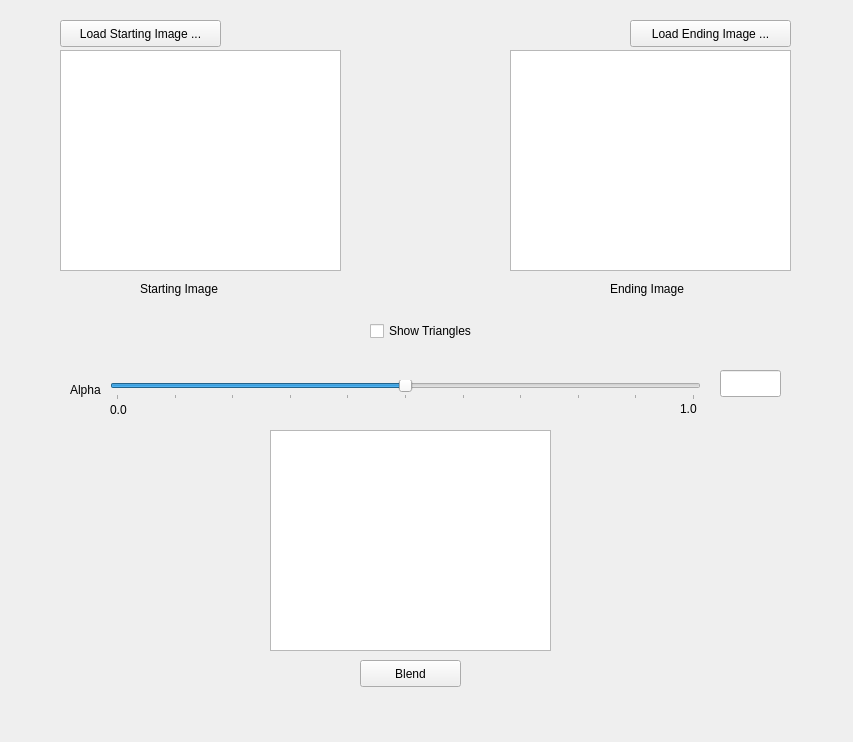
<?xml version="1.0" encoding="UTF-8"?>
<ui version="4.0">
 <class>MainWindow</class>
 <widget class="QMainWindow" name="MainWindow">
  <property name="geometry">
   <rect>
    <x>0</x>
    <y>0</y>
    <width>853</width>
    <height>742</height>
   </rect>
  </property>
  <property name="windowTitle">
   <string>Morphing Application</string>
  </property>
  <widget class="QWidget" name="centralwidget">
   <widget class="QGraphicsView" name="startView">
    <property name="geometry">
     <rect>
      <x>60</x>
      <y>50</y>
      <width>281</width>
      <height>221</height>
     </rect>
    </property>
   </widget>
   <widget class="QGraphicsView" name="endView">
    <property name="geometry">
     <rect>
      <x>510</x>
      <y>50</y>
      <width>281</width>
      <height>221</height>
     </rect>
    </property>
   </widget>
   <widget class="QGraphicsView" name="blendView">
    <property name="geometry">
     <rect>
      <x>270</x>
      <y>430</y>
      <width>281</width>
      <height>221</height>
     </rect>
    </property>
   </widget>
   <widget class="QSlider" name="alphaSlider">
    <property name="geometry">
     <rect>
      <x>110</x>
      <y>380</y>
      <width>591</width>
      <height>20</height>
     </rect>
    </property>
    <property name="maximum">
     <number>100</number>
    </property>
    <property name="singleStep">
     <number>1</number>
    </property>
    <property name="sliderPosition">
     <number>50</number>
    </property>
    <property name="orientation">
     <enum>Qt::Horizontal</enum>
    </property>
    <property name="tickPosition">
     <enum>QSlider::TicksBelow</enum>
    </property>
    <property name="tickInterval">
     <number>10</number>
    </property>
   </widget>
   <widget class="QPushButton" name="startButton">
    <property name="geometry">
     <rect>
      <x>60</x>
      <y>20</y>
      <width>161</width>
      <height>27</height>
     </rect>
    </property>
    <property name="text">
     <string>Load Starting Image ...</string>
    </property>
   </widget>
   <widget class="QPushButton" name="endButton">
    <property name="geometry">
     <rect>
      <x>630</x>
      <y>20</y>
      <width>161</width>
      <height>27</height>
     </rect>
    </property>
    <property name="text">
     <string>Load Ending Image ...</string>
    </property>
   </widget>
   <widget class="QPushButton" name="blendButton">
    <property name="geometry">
     <rect>
      <x>360</x>
      <y>660</y>
      <width>101</width>
      <height>27</height>
     </rect>
    </property>
    <property name="text">
     <string>Blend</string>
    </property>
   </widget>
   <widget class="QLineEdit" name="alphaBox">
    <property name="geometry">
     <rect>
      <x>720</x>
      <y>370</y>
      <width>61</width>
      <height>27</height>
     </rect>
    </property>
    <property name="alignment">
     <set>Qt::AlignCenter</set>
    </property>
    <property name="readOnly">
     <bool>true</bool>
    </property>
   </widget>
   <widget class="QCheckBox" name="triangleCheck">
    <property name="geometry">
     <rect>
      <x>370</x>
      <y>320</y>
      <width>121</width>
      <height>22</height>
     </rect>
    </property>
    <property name="text">
     <string>Show Triangles</string>
    </property>
   </widget>
   <widget class="QLabel" name="startlabel">
    <property name="geometry">
     <rect>
      <x>140</x>
      <y>280</y>
      <width>101</width>
      <height>17</height>
     </rect>
    </property>
    <property name="text">
     <string>Starting Image</string>
    </property>
   </widget>
   <widget class="QLabel" name="endlabel">
    <property name="geometry">
     <rect>
      <x>610</x>
      <y>280</y>
      <width>91</width>
      <height>17</height>
     </rect>
    </property>
    <property name="text">
     <string>Ending Image</string>
    </property>
   </widget>
   <widget class="QLabel" name="startlabel_2">
    <property name="geometry">
     <rect>
      <x>110</x>
      <y>400</y>
      <width>31</width>
      <height>20</height>
     </rect>
    </property>
    <property name="text">
     <string>0.0</string>
    </property>
   </widget>
   <widget class="QLabel" name="startlabel_3">
    <property name="geometry">
     <rect>
      <x>680</x>
      <y>400</y>
      <width>21</width>
      <height>17</height>
     </rect>
    </property>
    <property name="text">
     <string>1.0</string>
    </property>
   </widget>
   <widget class="QLabel" name="startlabel_4">
    <property name="geometry">
     <rect>
      <x>70</x>
      <y>380</y>
      <width>41</width>
      <height>20</height>
     </rect>
    </property>
    <property name="text">
     <string>Alpha</string>
    </property>
   </widget>
  </widget>
 </widget>
 <resources/>
 <connections/>
</ui>
